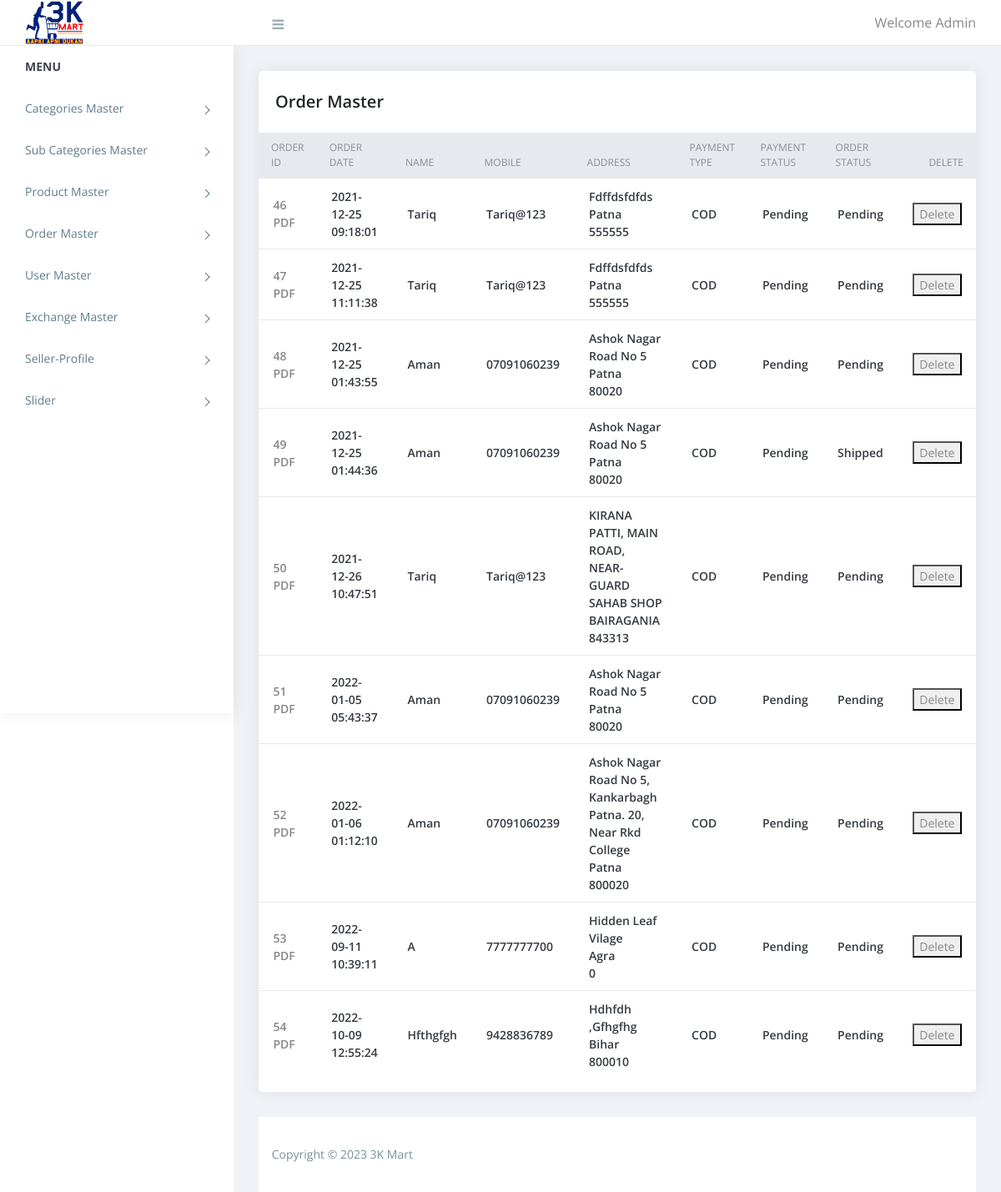
/admin/order_master2.php (signed in), run on the app's committed database.
### tables this page shows
CREATE TABLE `order` (
  `id` int(11) NOT NULL,
  `user_id` int(11) NOT NULL,
  `address` varchar(250) NOT NULL,
  `city` varchar(50) NOT NULL,
  `pincode` int(11) NOT NULL,
  `payment_type` varchar(20) NOT NULL,
  `total_price` float NOT NULL,
  `payment_status` varchar(20) NOT NULL,
  `order_status` int(11) NOT NULL,
  `txnid` varchar(20) NOT NULL,
  `mihpayid` varchar(20) NOT NULL,
  `payu_status` varchar(10) NOT NULL,
  `added_on` datetime NOT NULL,
  `shipping` text NOT NULL,
  `delivery` text NOT NULL,
  `cancel` text NOT NULL,
  `order` text NOT NULL,
  `uname` text NOT NULL,
  `mob` text NOT NULL,
  `status` tinyint(4) NOT NULL,
  `admin_verify` int(50) NOT NULL DEFAULT 0 COMMENT '0=INACTIVE, 1 = ACTIVE',
  `delivery_date` date NOT NULL
);

CREATE TABLE `users` (
  `id` int(11) NOT NULL,
  `name` varchar(255) NOT NULL,
  `password` varchar(50) NOT NULL,
  `email` varchar(50) NOT NULL,
  `mobile` varchar(15) NOT NULL,
  `added_on` datetime NOT NULL,
  `user_id` int(255) NOT NULL
);

CREATE TABLE `order_status` (
  `id` int(11) NOT NULL,
  `name` varchar(32) NOT NULL
);

### admin/order_master2.php (the view, shortened to what this page needs)
<?php
require('top.inc.php');
?>
<div class="content pb-0">
	<div class="orders">
	   <div class="row">
		  <div class="col-xl-12">
			 <div class="card">
				<div class="card-body">
				   <h4 class="box-title">Order Master </h4>
				</div>
				<div class="card-body--">
				   <div class="table-stats order-table ov-h">
					  <table class="table">
							<thead>
								<tr>
									<th class="product-thumbnail">Order ID</th>
									<th class="product-name"><span class="nobr">Order Date</span></th>
									<th class="product-name"><span class="nobr">Name</span></th>
									<th class="product-name"><span class="nobr">Mobile</span></th>
									<th class="product-price"><span class="nobr"> Address </span></th>
									<th class="product-stock-stauts"><span class="nobr"> Payment Type </span></th>
									<th class="product-stock-stauts"><span class="nobr"> Payment Status </span></th>
									<th class="product-stock-stauts"><span class="nobr"> Order Status </span></th>
									<th class="product-stock-stauts"><span class="nobr"> Delete </span></th>
								</tr>
							</thead>
							<tbody>
								<?php
								$ress=mysqli_query($con,"SELECT users.*, o.*, ot.name as order_str_name FROM `order`  as o, users, order_status as ot WHERE o.user_id = users.id AND o.order_status = ot.id");
								while($row=mysqli_fetch_assoc($ress)){
								?>
								<tr>
									<td class="product-add-to-cart"><a href="order_master_detail.php?id=<?php echo $row['id']?>"> <?php echo $row['id']?></a><br/>
									<a href="../order_pdf.php?id=<?php echo $row['id']?>">PDF</a></td>
									<td class="product-name"><?php echo $row['added_on']?></td>
									<td class="product-name"><?php echo $row['name']?></td>
									<td class="product-name"><?php echo $row['mobile']?></td>
									<td class="product-name">
									<?php echo $row['address']?><br/>
									<?php echo $row['city']?><br/>
									<?php echo $row['pincode']?>
									</td>
									<td class="product-name"><?php echo $row['payment_type']?></td>
									<td class="product-name"><?php echo $row['payment_status'];?></td>
									<td class="product-name"><?php echo $row['order_str_name'];?></td>
									<td class="product-name"><a href="delete.php?delete=<?php echo $row["id"]; ?>"><button class="btn-btn-success" name="delete" value="delete">Delete</button></a></td>
								</tr>
								<?php } ?>
							</tbody>
						</table>
				   </div>
				</div>
			 </div>
		  </div>
	   </div>
	</div>
</div>
<?php
require('footer.inc.php');
?>

### admin/assets/css/style.css (style rules this page uses)
body { display: table; font-family: open sans, sans-serif; font-size: 16px; width: 100% }
a, button { text-decoration: none; outline: none!important; color: #878787; -webkit-transition: all .25s ease; transition: all .25s ease }
h1, h2, h3, h4, h5, h6 { margin: 0 }
.pb-0 { padding-bottom: 0 }
.ov-h { overflow: hidden }
.btn, button, input, textarea { -webkit-box-shadow: none; box-shadow: none; outline: 0!important }
.order-table { position: relative }
.order-table:after, .order-table:before { content: ""; position: absolute; top: 0; height: 37px; width: 10px; background: #e8e9ef }
.order-table:after { right: -1px }
.order-table:before { left: -1px }
.order-table tr th { background: #e8e9ef }
.order-table tr td:last-child, .order-table tr th:last-child { text-align: right }
.order-table tr:last-child td { border: none }
.content { float: left; padding: 1.875em; width: 100% }
.card { margin-bottom: 1.875em; border-radius: 5px; padding: 0; border: 0 solid transparent; -webkit-box-shadow: 0 0 20px rgba(0, 0, 0, .08); box-shadow: 0 0 20px rgba(0, 0, 0, .08) }
.card .box-title { font-weight: 600; font-size: 20px; padding: 5px 0 }
.card .card-body { float: left; padding: 1.25em; position: relative; width: 100% }
.card h4 { font-size: 1.1rem }
.table-stats table { font-family: open sans }
.table-stats table th, .table-stats table td { border: none; border-bottom: 1px solid #e8e9ef; color: #868e96; font-size: 12px; font-weight: 400; padding: .75em 1.25em; text-transform: uppercase }
.table-stats table td { color: #343a40; font-size: 14px; font-weight: 600; text-transform: capitalize; vertical-align: middle }
@media (max-width:1368px) { .card-body { padding: 15px } }

### data on the page
order: id "46", added_on "2021-12-25 09:18:01", user.name "Tariq", user.mobile "Tariq@123", address "Fdffdsfdfds", city "Patna", pincode "555555", payment_type "COD", payment_status "Pending", order_status.name "Pending"
order: id "47", added_on "2021-12-25 11:11:38", user.name "Tariq", user.mobile "Tariq@123", address "Fdffdsfdfds", city "Patna", pincode "555555", payment_type "COD", payment_status "Pending", order_status.name "Pending"
order: id "48", added_on "2021-12-25 01:43:55", user.name "Aman", user.mobile "07091060239", address "Ashok Nagar Road No 5", city "Patna", pincode "80020", payment_type "COD", payment_status "Pending", order_status.name "Pending"
order: id "49", added_on "2021-12-25 01:44:36", user.name "Aman", user.mobile "07091060239", address "Ashok Nagar Road No 5", city "Patna", pincode "80020", payment_type "COD", payment_status "Pending", order_status.name "Shipped"
order: id "50", added_on "2021-12-26 10:47:51", user.name "Tariq", user.mobile "Tariq@123", address "KIRANA PATTI, MAIN ROAD, NEAR-GUARD SAHAB SHOP", city "BAIRAGANIA", pincode "843313", payment_type "COD", payment_status "Pending", order_status.name "Pending"
order: id "51", added_on "2022-01-05 05:43:37", user.name "Aman", user.mobile "07091060239", address "Ashok Nagar Road No 5", city "Patna", pincode "80020", payment_type "COD", payment_status "Pending", order_status.name "Pending"
order: id "52", added_on "2022-01-06 01:12:10", user.name "Aman", user.mobile "07091060239", address "Ashok Nagar Road No 5, Kankarbagh Patna. 20, Near Rkd College", city "Patna", pincode "800020", payment_type "COD", payment_status "Pending", order_status.name "Pending"
order: id "53", added_on "2022-09-11 10:39:11", user.name "A", user.mobile "7777777700", address "Hidden Leaf Vilage", city "Agra", pincode "0", payment_type "COD", payment_status "Pending", order_status.name "Pending"
order: id "54", added_on "2022-10-09 12:55:24", user.name "Hfthgfgh", user.mobile "9428836789", address "Hdhfdh ,gfhgfhg", city "Bihar", pincode "800010", payment_type "COD", payment_status "Pending", order_status.name "Pending"
